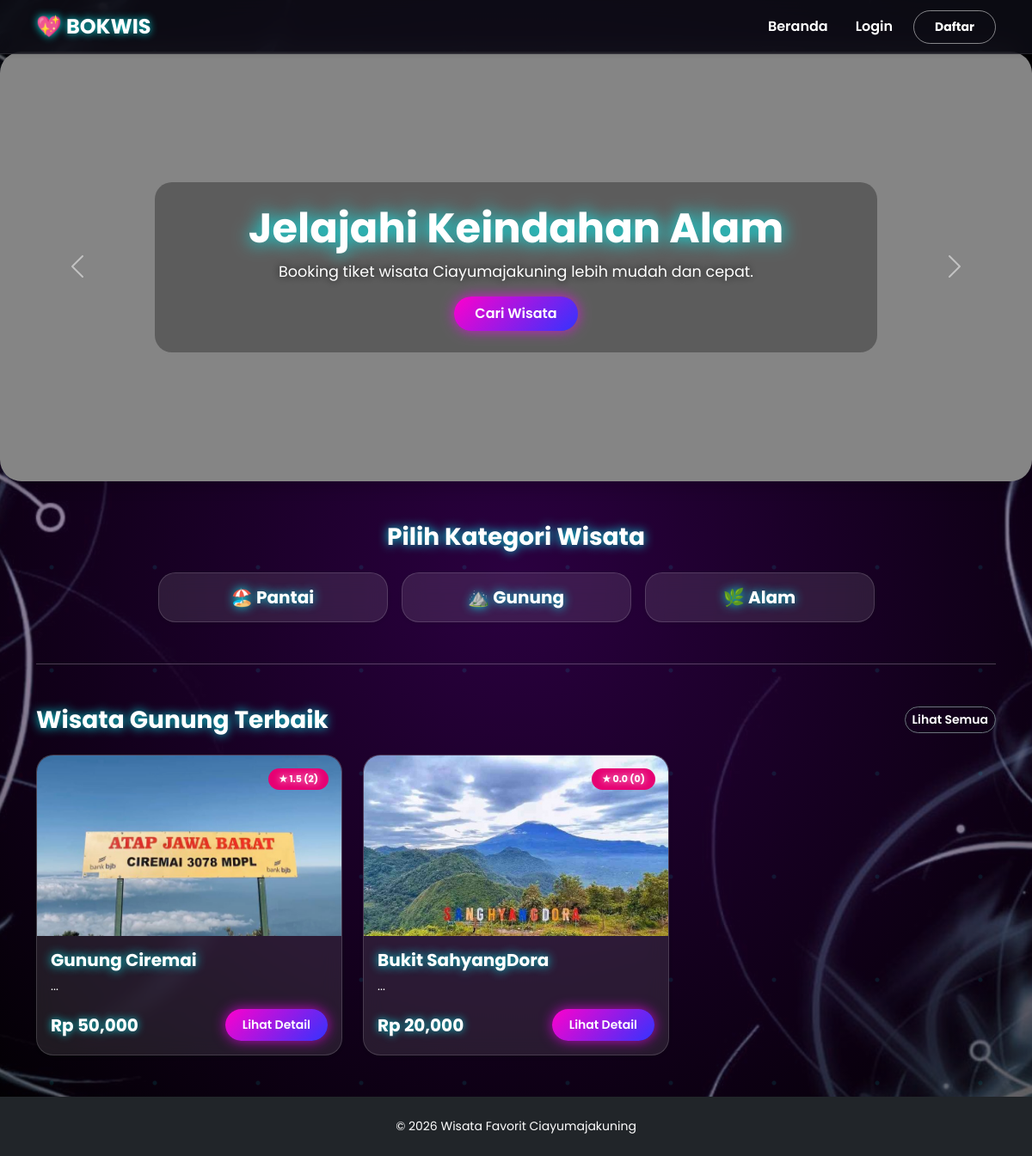
The page /webdev/index.php?kategori=Gunung on the database as committed earlier.
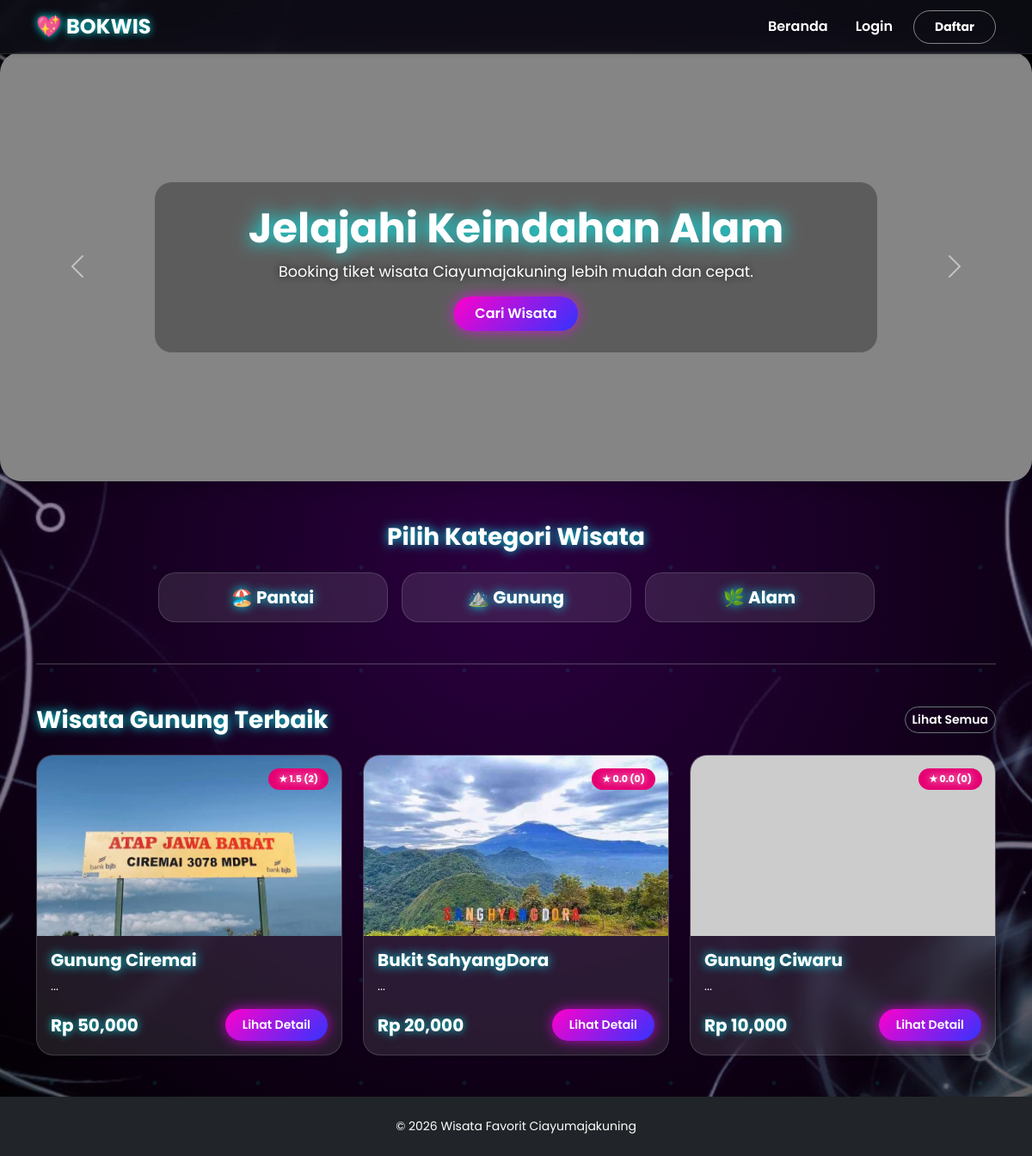
The same page on the database as committed later.
### tables this page shows
CREATE TABLE `destinasi` (
  `id_destinasi` int(11) NOT NULL,
  `nama_wisata` varchar(100) NOT NULL,
  `kategori` enum('Alam','Gunung','Pantai') NOT NULL,
  `harga_tiket` int(11) DEFAULT 50000,
  `deskripsi` text DEFAULT NULL,
  `gambar` varchar(255) DEFAULT NULL,
  `maps` text DEFAULT NULL
);

### webdev/index.php (the view, shortened to what this page needs)
<?php
include 'header.php';
if (isset($_GET['kategori'])) {
    $kat = mysqli_real_escape_string($conn, $_GET['kategori']);
    $query = mysqli_query($conn, "SELECT d.*, AVG(r.rating) as rata_rating, COUNT(r.id_review) as total_rev
                                  FROM destinasi d
                                  LEFT JOIN review r ON d.id_destinasi = r.id_destinasi
                                  WHERE d.kategori = '$kat'
                                  GROUP BY d.id_destinasi
                                  ORDER BY rata_rating DESC");
    $title_section = "Wisata " . $kat . " Terbaik";
}
?>
<div id="hero" class="carousel slide shadow" data-bs-ride="carousel">
  <div class="carousel-inner">
    <div class="carousel-item active">
      <img src="foto/p1.JPG" class="d-block w-100" onerror="this.src='https://via.placeholder.com/1200x500?text=Jelajahi+Keindahan+Alam'">
      <div class="carousel-caption">
        <h1 class="fw-bold text-white">Jelajahi Keindahan Alam</h1>
        <p class="text-white">Booking tiket wisata Ciayumajakuning lebih mudah dan cepat.</p>
        <a href="#destinasi" class="btn btn-pink px-4">Cari Wisata</a>
      </div>
    </div>
  </div>
  <button class="carousel-control-prev" type="button" data-bs-target="#hero" data-bs-slide="prev">
    <span class="carousel-control-prev-icon"></span>
  </button>
  <button class="carousel-control-next" type="button" data-bs-target="#hero" data-bs-slide="next">
    <span class="carousel-control-next-icon"></span>
  </button>
</div>
<section id="kategori" class="container my-5">
    <div class="text-center mb-4">
        <h3 class="fw-bold">Pilih Kategori Wisata</h3>
    </div>
    <div class="row g-3 justify-content-center text-center">
        <div class="col-6 col-md-3">
            <a href="index.php?kategori=Pantai#destinasi" class="text-decoration-none">
                <div class="card card-kategori shadow-sm p-3">
                    <h5 class="fw-bold mb-0" style="color: var(--pink-dark);">🏖️ Pantai</h5>
                </div>
            </a>
        </div>
        <div class="col-6 col-md-3">
            <a href="index.php?kategori=Gunung#destinasi" class="text-decoration-none">
                <div class="card card-kategori shadow-sm p-3">
                    <h5 class="fw-bold mb-0" style="color: var(--pink-dark);">⛰️ Gunung</h5>
                </div>
            </a>
        </div>
        <div class="col-6 col-md-3">
            <a href="index.php?kategori=Alam#destinasi" class="text-decoration-none">
                <div class="card card-kategori shadow-sm p-3">
                    <h5 class="fw-bold mb-0" style="color: var(--pink-dark);">🌿 Alam</h5>
                </div>
            </a>
        </div>
    </div>
</section>
<div class="container"><hr></div>
<div id="destinasi" class="container my-5">
    <div class="d-flex justify-content-between align-items-center mb-4">
        <h3 class="fw-bold mb-0"><?= $title_section; ?></h3>
        <?php if(isset($_GET['kategori'])): ?>
            <a href="index.php" class="btn btn-sm btn-outline-secondary rounded-pill">Lihat Semua</a>
        <?php endif; ?>
    </div>
    <div class="row g-4">
        <?php
        if(mysqli_num_rows($query) > 0) {
            while($d = mysqli_fetch_array($query)):
                $rating = round($d['rata_rating'], 1) ?: '0.0';
        ?>
        <div class="col-md-4">
            <div class="card card-destinasi shadow-sm h-100 position-relative">
                <div class="badge-hot">
                    ★ <?= $rating; ?> (<?= $d['total_rev']; ?>)
                </div>
                <img src="foto/<?= $d['gambar']; ?>" class="card-img-top img-card" onerror="this.src='https://via.placeholder.com/400x250'">
                <div class="card-body d-flex flex-column">
                    <h5 class="fw-bold mb-2"><?= $d['nama_wisata']; ?></h5>
                    <p class="text-muted small"><?= substr($d['deskripsi'], 0, 80); ?>...</p>
                    <div class="mt-auto d-flex justify-content-between align-items-center">
                        <span class="fw-bold fs-5 text-dark">Rp <?= number_format($d['harga_tiket']); ?></span>
                        <a href="detail.php?id=<?= $d['id_destinasi']; ?>" class="btn btn-pink btn-sm">Lihat Detail</a>
                    </div>
                </div>
            </div>
        </div>
        <?php endwhile; } else { echo "<p class='text-center text-muted'>Belum ada data untuk kategori ini.</p>"; } ?>
    </div>
</div>
<?php include 'footer.php'; ?>

### webdev/header.php (shortened to what this page needs)
<!DOCTYPE html>
<html lang="id">
<head>
    <link href="https://cdn.jsdelivr.net/npm/bootstrap@5.0.2/dist/css/bootstrap.min.css" rel="stylesheet">
    <link rel="stylesheet" href="https://cdn.jsdelivr.net/npm/bootstrap-icons@1.10.0/font/bootstrap-icons.css">
</head>
<body>
<nav class="navbar navbar-expand-lg navbar-dark fixed-top shadow-sm">
  <div class="container">
    <a class="navbar-brand fw-bold" href="index.php">💖 BOKWIS</a>
    <div class="collapse navbar-collapse" id="navbarNav">
      <ul class="navbar-nav ms-auto text-center align-items-center">
        <li class="nav-item">
            <a class="nav-link px-3" href="index.php">Beranda</a>
        </li>
        <?php if(isset($_SESSION['admin'])): ?>
            <li class="nav-item">
                <a class="nav-link fw-bold text-warning" href="admin/dashboard.php">Panel Admin</a>
            </li>
            <li class="nav-item">
                <a class="nav-link" href="logout.php">Logout</a>
            </li>
        <?php else: ?>
            <li class="nav-item">
                <a class="nav-link px-3" href="login.php">Login</a>
            </li>
            <li class="nav-item ms-lg-2">
                <a class="nav-link fw-bold text-white btn btn-outline-light btn-sm px-4" href="register.php" style="border-radius:20px;">Daftar</a>
            </li>
        <?php endif; ?>
      </ul>
    </div>
  </div>
</nav>

### webdev/footer.php (shortened to what this page needs)
<footer class="bg-dark text-white text-center py-4 mt-5">
    <p class="mb-0 small">© 2026 Wisata Favorit Ciayumajakuning</p>
</footer>
</body>
</html>

### webdev/header.php (style rules this page uses)
:root { --pink-main: #ff4da6; --pink-dark: #e60073; --pink-light: #ffe6f2; }
body { font-family: 'Segoe UI', sans-serif; background-color: #f8f9fa; scroll-behavior: smooth; }
.navbar { background: rgba(15,15,25,0.75); backdrop-filter: blur(12px); border-bottom: 1px solid rgba(255,255,255,0.1); box-shadow: 0 0 20px rgba(0,255,255,0.25); z-index: 1050; transition: 0.4s; }
.navbar-brand { color: #ffffff !important; font-size: 1.5rem; text-shadow: 0 0 10px rgba(0,255,255,0.9); }
.nav-link { color: rgba(255,255,255,0.9) !important; font-weight: 600; transition: 0.3s; position: relative; }
.nav-link::after { content: ""; position: absolute; left: 0; bottom: -5px; width: 0%; height: 2px; background: #00ffff; transition: 0.3s; box-shadow: 0 0 10px cyan; }
.btn-outline-light { border: 1px solid rgba(255,255,255,0.5); color: white !important; transition: 0.3s; }
.nav-link { color: rgba(255,255,255,0.9) !important; font-weight: 500; }
.carousel-item { height: 500px; }
.carousel-item img { object-fit: cover; height: 100%; filter: brightness(65%); }
.carousel-caption { bottom: 30%; background: rgba(0,0,0,0.3); border-radius: 20px; padding: 25px; backdrop-filter: blur(5px); }
.card-kategori { background-color: var(--pink-light); border: none; border-radius: 20px; transition: 0.3s; text-align: center; padding: 20px; }
.card-destinasi { border: none; border-radius: 20px; transition: 0.3s; overflow: hidden; background: white; }
.img-card { height: 210px; object-fit: cover; }
.btn-pink { background: var(--pink-main); color: white; border-radius: 25px; border: none; padding: 8px 20px; font-weight: bold; }
.badge-hot { position: absolute; top: 15px; right: 15px; background: var(--pink-dark); color: white; padding: 4px 12px; border-radius: 20px; font-size: 11px; font-weight: bold; z-index: 5; }

### webdev/index.php (style rules this page uses)
body { background: url('foto/bg.jpg') no-repeat center center fixed; background-size: cover; animation: bgZoom 18s ease-in-out infinite alternate; overflow-x: hidden; position: relative; }
body::before { content: ""; position: fixed; inset: 0; background: radial-gradient(circle at center, rgba(170,0,255,0.25), rgba(0,0,0,0.65)); animation: glowMove 10s ease-in-out infinite alternate; z-index: -1; }
body::after { content: ""; position: fixed; inset: 0; background: radial-gradient(circle, rgba(0,255,255,0.15) 2px, transparent 3px); background-size: 120px 120px; animation: sparkle 20s linear infinite; z-index: -1; opacity: 0.6; }
.card { background: rgba(255,255,255,0.10); backdrop-filter: blur(12px); border: 1px solid rgba(255,255,255,0.15); border-radius: 20px; color: white; transition: 0.4s; }
.carousel { border-radius: 25px; overflow: hidden; animation: floatHero 5s ease-in-out infinite; }
h1, h3, h5 { text-shadow: 0 0 10px rgba(0,255,255,0.8); }
.btn-pink { box-shadow: 0 0 15px rgba(255,0,255,0.7); transition: 0.3s; }
* { font-family: 'Poppins', sans-serif; }
body, p, span, small, a, label, li, td, th { color: #ffffff !important; }
h1,h2,h3,h4,h5,h6 { color: #ffffff !important; font-weight: 700; text-shadow: 0 0 12px rgba(0,255,255,0.9); }
.text-muted { color: #f1f1f1 !important; }
.fs-5 { color: #00ffff !important; font-weight: bold; text-shadow: 0 0 10px rgba(0,255,255,0.8); }
.nav-link, .navbar-brand { color: white !important; font-weight: 600; }
.card p, .card h5, .card span { color: white !important; }
.card-kategori h5 { color: #ffffff !important; }
.btn { font-weight: 600; }
.btn-pink { background: linear-gradient(135deg, #ff00cc, #3333ff); border: none; color: white !important; }
.carousel-caption h1 { font-size: 3rem; font-weight: 800; text-shadow: 0 0 20px rgba(0,255,255,1); }
.carousel-caption p { font-size: 1.1rem; color: #ffffff !important; text-shadow: 0 0 10px rgba(0,0,0,0.9); }
.badge-hot { color: white; font-weight: bold; text-shadow: 0 0 8px rgba(255,255,255,0.9); }
a { text-decoration: none; }
#hero { max-width: 1200px; margin: 30px auto; border-radius: 25px; overflow: hidden; }
#hero .carousel-item img { height: 500px; object-fit: cover; filter: brightness(65%); }

Rows that differ between the two databases and show on the page:
added destinasi: rating "0.0", total_rev "0", nama_wisata "Gunung Ciwaru", harga_tiket "10,000"
